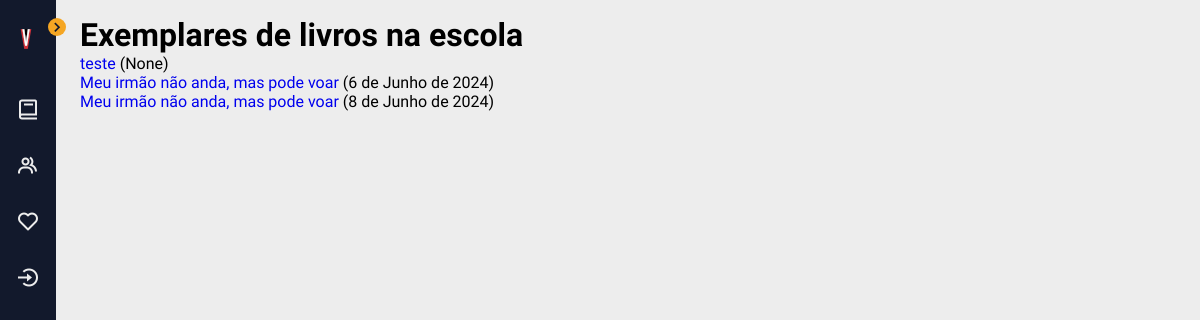
The page /catalogo/bookinstances/ on the database its author committed.
### catalogo/models.py (models this page shows, shortened)
class BookInstance(models.Model):
    id = models.UUIDField(primary_key=True, default=uuid.uuid4,
                          help_text="Identificação única para o livro no sistema")
    book = models.ForeignKey('Book', on_delete=models.RESTRICT, null=True, verbose_name='Livro')
    due_back = models.DateField('Devolução', null=True, blank=True, help_text='Data de devolução')
    borrower = models.ForeignKey(
        settings.AUTH_USER_MODEL, on_delete=models.SET_NULL, null=True, blank=True, verbose_name='Mutuário')
    @property
    def is_overdue(self):
        return bool(self.due_back and date.today() > self.due_back)
    LOAN_STATUS = (
        ('o', 'Emprestado'),
        ('a', 'Disponível'),
    )
    status = models.CharField(
        max_length=1,
        choices=LOAN_STATUS,
        blank=True,
        default='a',
        help_text='Disponibilidade do livro')
    class Meta:
        ordering = ['due_back']
        permissions = (("can_mark_returned", "Set book as returned"),)

class Book(models.Model):
    título = models.CharField(max_length=200)
    autor = models.ForeignKey('Autor', on_delete=models.RESTRICT, null=True)
    resumo = models.TextField(
        max_length=1000, help_text="Insira uma breve descrição do livro.")
    gênero = models.ManyToManyField(
        Gênero, help_text="Selecione um gênero para este livro")
    idade = models.PositiveSmallIntegerField('Faixa etária', default=0)
    capa = models.TextField(max_length=1000, help_text="Insira um link para a imagem da capa do livro.", default="https://vectorportal.com/storage/book-vector(1).jpg")
    alt = models.TextField('Texto alternativo',max_length=1000, help_text="Insira uma descrição da capa para melhorar a acessibilidade.")
    class Meta:
        ordering = ['título', 'autor']
    def display_gênero(self):
        """Creates a string for the Genre. This is required to display genre in Admin."""
        return ', '.join([gênero.name for gênero in self.gênero.all()[:3]])
    display_gênero.short_description = 'Gênero'

### catalogo/views.py (the view)
# urls.py: path('bookinstances/', views.BookInstanceListView.as_view(), name='bookinstances'),
class BookInstanceListView(generic.ListView):
    model = BookInstance
    paginate_by = 10

### catalogo/templates/catalogo/bookinstance_list.html (shortened to what this page needs)
{% extends "base_generic.html" %}
{% block content %}
    <h1>Exemplares de livros na escola</h1>
    <ul>
      {% for bookinst in bookinstance_list %}
      <li class="{% if bookinst.is_overdue %}text-danger{% endif %}">
        <a href="{% url 'bookinstance-detail' bookinst.pk %}">{{bookinst.book.título}}</a> ({{ bookinst.due_back }})
      </li>
      {% empty %}
      <li>Não existem exemplares disponíveis.</li>
      {% endfor %}
    </ul>
{% endblock %}

### catalogo/static/assets/css/base.css (style rules this page uses)
:root { --first-color: #12192C; --second-color: #F5A623; --white-color: #EDEDED; }
:root { --body-font: 'Quicksand', sans-serif; --small-font-size: 0.875rem; }
@media screen and (min-width: 768px) { :root { --small-font-size: 0.938rem; } }
:root { --z-back: -10; --z-normal: 1; --z-tooltip: 10; --z-fixed: 100; --z-modal: 1000; }
body { position: relative; margin: 0; padding: 1rem 0 0 5rem; font-family: var(--body-font); background-color: var(--white-color); -webkit-transition: .5s; transition: .5s; }
h1 { margin: 0; }
ul, li { margin: 0; padding: 0; list-style: none; }
a { text-decoration: none; }

### rows shown on the page
BookInstance: book.título "teste", due_back "None"
BookInstance: book.título "Meu irmão não anda, mas pode voar", due_back "6 de Junho de 2024"
BookInstance: book.título "Meu irmão não anda, mas pode voar", due_back "8 de Junho de 2024"
